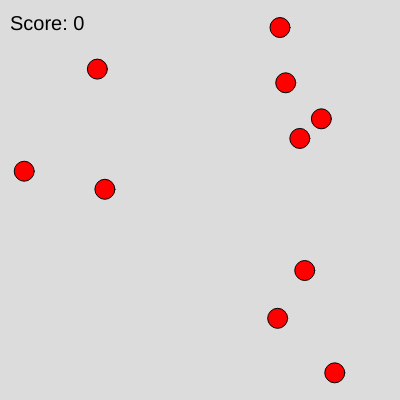
Frame 1 (no input)
Frame 60 (no input): identical to frame 1, image omitted
Frame 120 (the mouse pressed at the canvas centre since frame 60): identical to frame 1, image omitted

The p5.js sketch that drew this single still picture (run headless with seeded random() and noise() and a simulated clock; from frame 60 on, the mouse is pressed at the canvas centre):

// p5.js sketch
// ── sketch.js
// TO DO: ADD MEDIA SUCH AS SOUND ADD IMAGE BACKGROUND





let items = [];
let score = 0;

function setup() {
  createCanvas(400, 400);
  for (let i = 0; i < 10; i++) {
    items.push(new Item(random(width), random(height)));
  }
}

function draw() {
  background(220);
  for (let item of items) {
    item.display();
  }
  fill(0);
  textSize(20);
  text('Score: ' + score, 10, 30);
}

function mousePressed() {
  for (let i = items.length - 1; i >= 0; i--) {
    if (items[i].isClicked(mouseX, mouseY)) {
      score++;
      items.splice(i, 1);
      mySound.play(); 
      mySound.play(); 
    }
  }
}

class Item {
  constructor(x, y) {
    this.x = x;
    this.y = y;
    this.size = 20;
  }

  display() {
    fill(255, 0, 0);
    ellipse(this.x, this.y, this.size);
  }

  isClicked(mx, my) {
    let d = dist(mx, my, this.x, this.y);
    return d < this.size / 2;
  }
}
